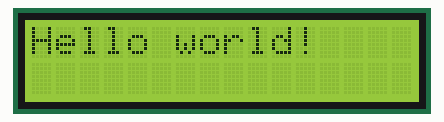
Simulated run of this sketch. Board: Arduino Uno, built with avr-gcc and run on an emulated ATmega328P. On the bench: 16×2 character LCD.

Above: at 0.1 s.
At 1.1 s:
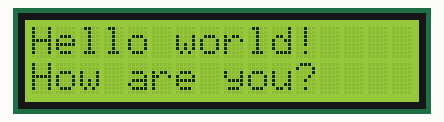
At 6.1 s:
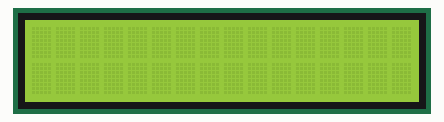

Measured:
- by itself, everything shown: repeats every 8.0 s, in 3 steps
- what the display in image 1 shows lasts 5.0 s, from 1.1 s to 6.1 s
- what the display in image 2 shows lasts 2.0 s, from 6.1 s to 8.1 s

The sketch:

hello_world.ino
```cpp
//sketch created by Akshay Joseph
#include <Wire.h>
#include <LiquidCrystal_I2C.h>

LiquidCrystal_I2C lcd(0x27, 16, 2);

void setup()
{
  lcd.init();
  lcd.backlight();
  lcd.clear();
}

void loop()
{
    // Print on first row
  lcd.setCursor(0,0);
  lcd.print("Hello world!");

  // Wait 1 second
  delay(1000);

  // Print on second row
  lcd.setCursor(0,1);
  lcd.print("How are you?");

  // Wait 8 seconds
  delay(5000);

  // Clear the display
  lcd.clear();

  delay(2000);
}
```
